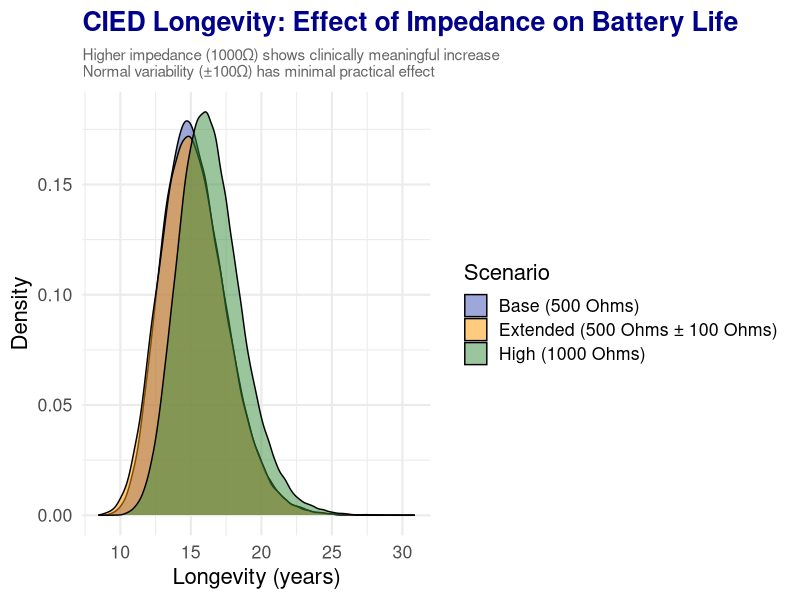

Write R code to recreate this figure.
## ---- chunk 1
library(tidyverse)     
library(knitr)         
library(kableExtra)    

set.seed(400) 

## ---- chunk 2

#Pacing Current Function
p_current <- function(v, pw_ms, r_ohm, hr = 60, 
                      pace_fraction = 0.3){
  # Convert Pulse width to seconds
  pw_sec  <- pw_ms / 1000
  
  # Current during pulse
  i_pulse <- v / r_ohm
  
  # Charge per pulse in Coulombs
  q       <- i_pulse * pw_sec
  
  # Convert to microcoulombs
  q_micro <- q * 1e6
  
  # Average current over 1 minute
  i_avg_microamps <- (q_micro * hr * pace_fraction)/60
  return(i_avg_microamps)
}

#PCI + Longevity Function
long <- function(i_background, i_pacing, 
                 i_options, c_mah){
  # Convert battery capacity from mAh to µAh
  c_uah      <- c_mah * 1000
  # Total current in µA
  i_total    <- i_background + i_pacing + 
    i_options
  # Power Consumption Index (PCI)
  PCI        <- i_total / c_uah
  # Longevity in hours
  long_hours <- 1 / PCI
  # Longevity in years
  long_hours / 8760
  return(list(
    i_total = i_total,
    PCI = PCI,
    years = long_years))
  }

## ---- chunk 3
set.seed(400)
n_patients <- 100000

# Patient condition (indication)
condition <- sample(c("SND", "AVB"), n_patients, replace = TRUE, prob = c(0.6, 0.4))
hr <- pmin(pmax(rnorm(n_patients, 60, 5), 40), 90)

# Pacing percentages (as fractions 0-1)
ventricular_pacing <- ifelse(condition == "SND",
                            rnorm(n_patients, 0.29, 0.08),   # 29% ± 8% for SND
                            rnorm(n_patients, 0.90, 0.05))   # 90% ± 5% for AVB
ventricular_pacing <- pmin(pmax(ventricular_pacing, 0), 1)  # Clamp to 0-1

# Device parameters
c_mah <- pmax(rnorm(n_patients, 1000, 80), 800)        # Battery capacity
i_background <- pmax(rnorm(n_patients, 6.5, 0.7), 4)   # Background current

# Options current 
i_options <- rep(0, n_patients)  # Set to 0 to simplify

# Create patient data
sim_data <- tibble(
  id = 1:n_patients,
  condition,
  hr,
  ventricular_pacing,
  c_mah,
  i_background,
  i_options
)


## ---- chunk 4

sim_base <- sim_data %>%
  mutate(
    impedance = 500,
    i_pacing = p_current(2.5, 0.4, impedance, hr, ventricular_pacing),
    i_total = i_background + i_pacing + i_options,
    PCI = i_total / (c_mah * 1000),
    long_years = 1 / PCI / 8760,
    scenario = "Base (500 Ohms)"
  )

## ---- chunk 5

sim_extended <- sim_data %>%
  mutate(
    impedance = pmax(rnorm(n_patients, 500, 100), 200),
    i_pacing = p_current(2.5, 0.4, impedance, hr, ventricular_pacing),
    i_total = i_background + i_pacing + i_options,
    PCI = i_total / (c_mah * 1000),
    long_years = 1 / PCI / 8760,
    scenario = "Extended (500 Ohms ± 100 Ohms)"
  )

## ---- chunk 6
# 1000Ω scenario
sim_high_imp <- sim_data %>%
  mutate(
    impedance = 1000,
    i_pacing = p_current(2.5, 0.4, impedance, hr, ventricular_pacing),
    i_total = i_background + i_pacing + i_options,
    PCI = i_total / (c_mah * 1000),
    long_years = 1 / PCI / 8760,
    scenario = "High (1000 Ohms)"
  )
## ---- chunk 7

results <- bind_rows(
  select(sim_base, id, condition, long_years, scenario),
  select(sim_extended, id, condition, long_years, scenario),
  select(sim_high_imp, id, condition, long_years, scenario)

)

results$scenario <- factor(results$scenario,
  levels = c("Base (500 Ohms)", 
             "Extended (500 Ohms ± 100 Ohms)", 
             "High (1000 Ohms)"))


summary_tbl <- results %>%
  group_by(scenario) %>%
  summarise(
    mean_years = mean(long_years),
    median_years = median(long_years),
    sd_years = sd(long_years),
    q1 = quantile(long_years, 0.25),
    q3 = quantile(long_years, 0.75),
    n = n()
  )

# Summary table
summary_display <- summary_tbl %>%
  mutate(
    n = format(n, big.mark = ",", scientific = FALSE)  
  ) %>%
  rename(
    Scenario = scenario,
    Mean = mean_years,
    Median = median_years,
    SD = sd_years,
    Q1 = q1,
    Q3 = q3,
    N = n
  )

kable(summary_display, 
      digits = 2,
      align = c('l', rep('c', 6)))

## ---- chunk 8
t_test_result <- t.test(
  filter(results, scenario == "Base (500 Ohms)")$long_years,
  filter(results, scenario == "Extended (500 Ohms ± 100 Ohms)")$long_years
)

t_test_high <- t.test(
  filter(results, scenario == "Base (500 Ohms)")$long_years,
  filter(results, scenario == "High (1000 Ohms)")$long_years
)


print(t_test_result)
print(t_test_high)

## ---- chunk 9

ggplot(results, aes(x = long_years, fill = scenario)) +
  geom_density(alpha = 0.5) +
  scale_fill_manual(values = c("#3F51B5", "#FF9800", "#388E3C")) +
  labs(
    title = "CIED Longevity: Effect of Impedance on Battery Life",
    subtitle = paste("Higher impedance (1000Ω) shows clinically meaningful increase",
                     "\nNormal variability (±100Ω) has minimal practical effect"),
    x = "Longevity (years)",
    y = "Density",
    fill = "Scenario"
  ) +
  theme_minimal(base_size = 16) +
  theme(
    plot.title = element_text(color = "darkblue", face = "bold"),
    plot.subtitle = element_text(color = "gray40", size = 11),
    axis.title = element_text(color = "black")
  )
